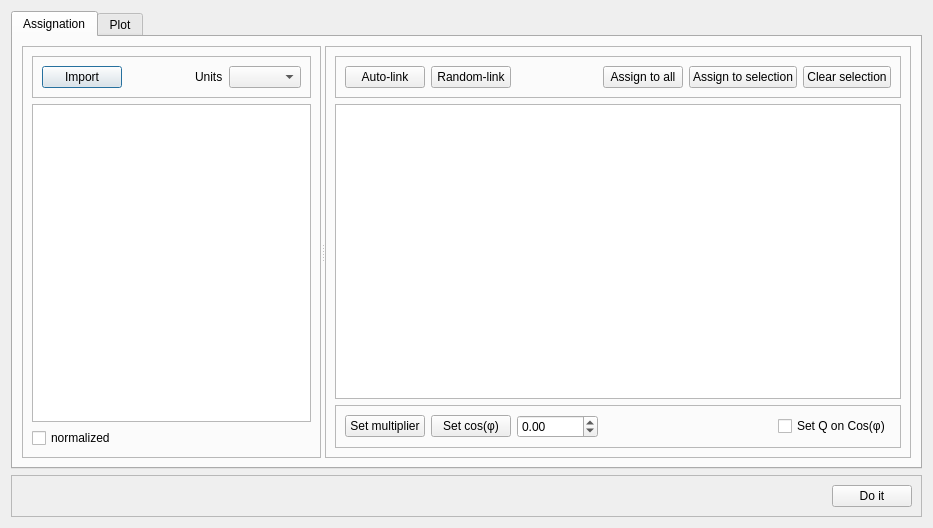
<?xml version="1.0" encoding="UTF-8"?>
<ui version="4.0">
 <class>Dialog</class>
 <widget class="QDialog" name="Dialog">
  <property name="geometry">
   <rect>
    <x>0</x>
    <y>0</y>
    <width>933</width>
    <height>528</height>
   </rect>
  </property>
  <property name="windowTitle">
   <string>Dialog</string>
  </property>
  <layout class="QVBoxLayout" name="verticalLayout">
   <item>
    <widget class="QTabWidget" name="tabWidget">
     <property name="currentIndex">
      <number>0</number>
     </property>
     <widget class="QWidget" name="tab">
      <attribute name="title">
       <string>Assignation</string>
      </attribute>
      <layout class="QHBoxLayout" name="horizontalLayout_2">
       <item>
        <widget class="QSplitter" name="splitter">
         <property name="orientation">
          <enum>Qt::Horizontal</enum>
         </property>
         <widget class="QFrame" name="frame_4">
          <property name="frameShape">
           <enum>QFrame::StyledPanel</enum>
          </property>
          <property name="frameShadow">
           <enum>QFrame::Raised</enum>
          </property>
          <layout class="QVBoxLayout" name="verticalLayout_5">
           <item>
            <widget class="QFrame" name="frame">
             <property name="frameShape">
              <enum>QFrame::StyledPanel</enum>
             </property>
             <property name="frameShadow">
              <enum>QFrame::Raised</enum>
             </property>
             <layout class="QHBoxLayout" name="horizontalLayout_5">
              <item>
               <widget class="QPushButton" name="open_button">
                <property name="text">
                 <string>Import</string>
                </property>
               </widget>
              </item>
              <item>
               <spacer name="horizontalSpacer_2">
                <property name="orientation">
                 <enum>Qt::Horizontal</enum>
                </property>
                <property name="sizeHint" stdset="0">
                 <size>
                  <width>40</width>
                  <height>20</height>
                 </size>
                </property>
               </spacer>
              </item>
              <item>
               <widget class="QLabel" name="label_5">
                <property name="text">
                 <string>Units</string>
                </property>
               </widget>
              </item>
              <item>
               <widget class="QComboBox" name="units_combobox"/>
              </item>
             </layout>
            </widget>
           </item>
           <item>
            <widget class="QListView" name="sources_list"/>
           </item>
           <item>
            <widget class="QCheckBox" name="normalized_checkBox">
             <property name="text">
              <string>normalized</string>
             </property>
            </widget>
           </item>
          </layout>
         </widget>
         <widget class="QFrame" name="frame_6">
          <property name="frameShape">
           <enum>QFrame::StyledPanel</enum>
          </property>
          <property name="frameShadow">
           <enum>QFrame::Raised</enum>
          </property>
          <layout class="QVBoxLayout" name="verticalLayout_3">
           <item>
            <widget class="QFrame" name="frame_10">
             <property name="frameShape">
              <enum>QFrame::StyledPanel</enum>
             </property>
             <property name="frameShadow">
              <enum>QFrame::Raised</enum>
             </property>
             <layout class="QHBoxLayout" name="horizontalLayout_7">
              <item>
               <widget class="QPushButton" name="autolink_button">
                <property name="text">
                 <string>Auto-link</string>
                </property>
               </widget>
              </item>
              <item>
               <widget class="QPushButton" name="rnd_link_pushButton">
                <property name="text">
                 <string>Random-link</string>
                </property>
               </widget>
              </item>
              <item>
               <spacer name="horizontalSpacer_4">
                <property name="orientation">
                 <enum>Qt::Horizontal</enum>
                </property>
                <property name="sizeHint" stdset="0">
                 <size>
                  <width>40</width>
                  <height>20</height>
                 </size>
                </property>
               </spacer>
              </item>
              <item>
               <widget class="QPushButton" name="assign_to_all_pushButton">
                <property name="text">
                 <string>Assign to all</string>
                </property>
               </widget>
              </item>
              <item>
               <widget class="QPushButton" name="assign_to_selection_pushButton">
                <property name="text">
                 <string>Assign to selection</string>
                </property>
               </widget>
              </item>
              <item>
               <widget class="QPushButton" name="clear_selection_button">
                <property name="text">
                 <string>Clear selection</string>
                </property>
               </widget>
              </item>
             </layout>
            </widget>
           </item>
           <item>
            <widget class="QTableView" name="assignation_table"/>
           </item>
           <item>
            <widget class="QFrame" name="frame_9">
             <property name="frameShape">
              <enum>QFrame::StyledPanel</enum>
             </property>
             <property name="frameShadow">
              <enum>QFrame::Raised</enum>
             </property>
             <layout class="QGridLayout" name="gridLayout">
              <item row="0" column="3">
               <spacer name="horizontalSpacer_3">
                <property name="orientation">
                 <enum>Qt::Horizontal</enum>
                </property>
                <property name="sizeHint" stdset="0">
                 <size>
                  <width>40</width>
                  <height>20</height>
                 </size>
                </property>
               </spacer>
              </item>
              <item row="0" column="0">
               <widget class="QPushButton" name="set_multiplier_button">
                <property name="text">
                 <string>Set multiplier</string>
                </property>
               </widget>
              </item>
              <item row="0" column="1">
               <widget class="QPushButton" name="set_cosfi_button">
                <property name="text">
                 <string>Set cos(φ)</string>
                </property>
               </widget>
              </item>
              <item row="0" column="2">
               <widget class="QDoubleSpinBox" name="multSpinBox">
                <property name="minimum">
                 <double>-99999.000000000000000</double>
                </property>
                <property name="maximum">
                 <double>99999.000000000000000</double>
                </property>
               </widget>
              </item>
              <item row="0" column="4">
               <widget class="QCheckBox" name="setQ_on_cosfi_checkbox">
                <property name="text">
                 <string>Set Q on Cos(φ)</string>
                </property>
               </widget>
              </item>
             </layout>
            </widget>
           </item>
          </layout>
         </widget>
        </widget>
       </item>
      </layout>
     </widget>
     <widget class="QWidget" name="tab_2">
      <attribute name="title">
       <string>Plot</string>
      </attribute>
      <layout class="QHBoxLayout" name="horizontalLayout_4">
       <item>
        <widget class="QSplitter" name="splitter_3">
         <property name="orientation">
          <enum>Qt::Horizontal</enum>
         </property>
         <widget class="QFrame" name="frame_8">
          <property name="frameShape">
           <enum>QFrame::StyledPanel</enum>
          </property>
          <property name="frameShadow">
           <enum>QFrame::Raised</enum>
          </property>
          <layout class="QVBoxLayout" name="verticalLayout_7">
           <property name="topMargin">
            <number>0</number>
           </property>
           <item>
            <widget class="QTableView" name="tableView"/>
           </item>
          </layout>
         </widget>
         <widget class="QFrame" name="PlotFrame">
          <property name="frameShape">
           <enum>QFrame::StyledPanel</enum>
          </property>
          <property name="frameShadow">
           <enum>QFrame::Raised</enum>
          </property>
          <layout class="QHBoxLayout" name="horizontalLayout">
           <item>
            <widget class="MatplotlibWidget" name="plotwidget" native="true"/>
           </item>
          </layout>
         </widget>
        </widget>
       </item>
      </layout>
     </widget>
    </widget>
   </item>
   <item>
    <widget class="QFrame" name="frame_2">
     <property name="frameShape">
      <enum>QFrame::StyledPanel</enum>
     </property>
     <property name="frameShadow">
      <enum>QFrame::Raised</enum>
     </property>
     <layout class="QHBoxLayout" name="horizontalLayout_6">
      <item>
       <spacer name="horizontalSpacer_5">
        <property name="orientation">
         <enum>Qt::Horizontal</enum>
        </property>
        <property name="sizeHint" stdset="0">
         <size>
          <width>40</width>
          <height>20</height>
         </size>
        </property>
       </spacer>
      </item>
      <item>
       <widget class="QPushButton" name="doit_button">
        <property name="text">
         <string>Do it</string>
        </property>
       </widget>
      </item>
     </layout>
    </widget>
   </item>
  </layout>
 </widget>
 <customwidgets>
  <customwidget>
   <class>MatplotlibWidget</class>
   <extends>QWidget</extends>
   <header>.matplotlibwidget</header>
   <container>1</container>
  </customwidget>
 </customwidgets>
 <resources/>
 <connections/>
</ui>
